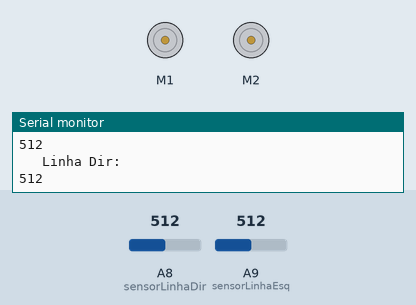
Recording of a sketch running on a simulated Arduino Mega 2560, built with avr-gcc and run on an emulated ATmega2560. On the bench: 2 × DC motor (green arrow = forward, orange = backward, longer = faster), the last lines printed to the serial monitor. The test bench sets the inputs (shaded band); at power-on: A9 (sensorLinhaEsq) = 512, A8 (sensorLinhaDir) = 512.

Above: at 1.2 s.
1.3 s: A9 (sensorLinhaEsq) set to 692
2.8 s: A9 (sensorLinhaEsq) set to 719
At 4.2 s:
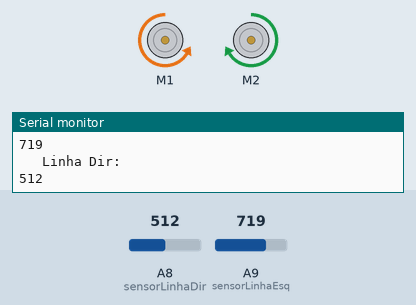
4.5 s: A8 (sensorLinhaDir) set to 684
6.0 s: A8 (sensorLinhaDir) set to 716
At 7.0 s:
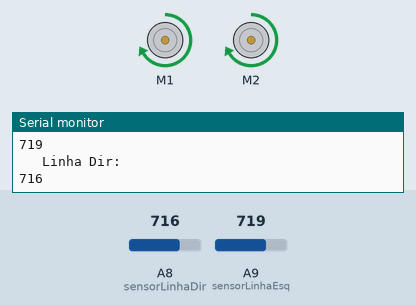
7.5 s: A9 (sensorLinhaEsq) set to 511
At 8.4 s:
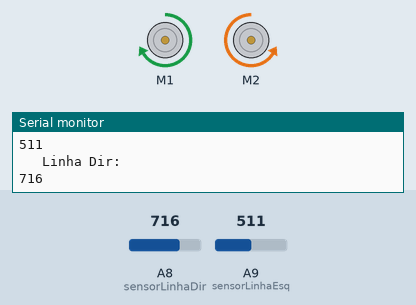
9.0 s: A9 (sensorLinhaEsq) set to 716
At 9.7 s:
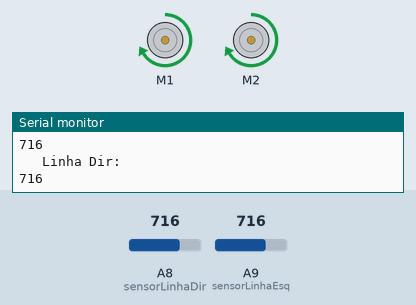
Timing chart, 0 to 11.5 s (numbered marks = the images above; inputs shaded):
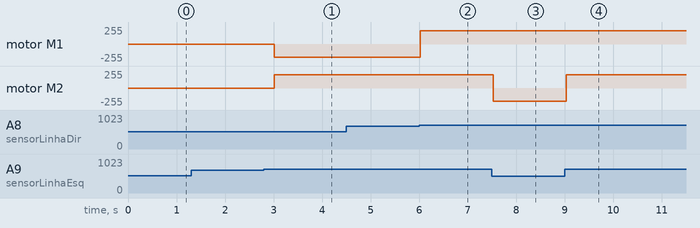

Measured:
- the behaviour switches between 700 and 701 on A9 (sensorLinhaEsq) (found by bisection; images 0 and 1)
- the behaviour switches between 700 and 701 on A8 (sensorLinhaDir) (found by bisection; images 1 and 2)
- after the input at 2.8 s, motor M1: stopped → backward 200/255 after 0.21 s; motor M2: stopped → forward 200/255 after 0.21 s
- after the input at 6.0 s, motor M1: backward 200/255 → forward 200/255 at once
- after the input at 7.5 s, motor M2: forward 200/255 → backward 200/255 at once
- after the input at 9.0 s, motor M2: backward 200/255 → forward 200/255 at once

The sketch:

MotorTest.ino
```cpp
// (licence header left out)
#include <AFMotor.h>

//Define os motores do shield que serão usados
AF_DCMotor motorDir(1), motorEsq(2);

//`Portas Analogicas do Sensor de refletancia
int sensorLinhaDir = A8;
int sensorLinhaEsq = A9;

//Valor de corte < 700 branco > preto
int ValorCorte = 700;

//Velocidade do carrinho
const int velocidade = 200;

//Valores de leitura do sensor de refletancia
int valorLinhaEsq, valorLinhaDir = 0;

void setup()
{
  Serial.begin(9600);           // set up Serial library at 9600 bps
  Serial.println("Motor test!");

  //Liga is motores
  motorDir.setSpeed(velocidade);
  motorEsq.setSpeed(velocidade);

  motorDir.run(RELEASE);
  motorEsq.run(RELEASE);
}

void loop()
{
  uint8_t i;

  valorLinhaEsq = analogRead(sensorLinhaEsq);
  valorLinhaDir = analogRead(sensorLinhaDir);

  if((valorLinhaEsq > ValorCorte)&&(valorLinhaDir > ValorCorte))
  {
    motorDir.setSpeed(velocidade);
    motorEsq.setSpeed(velocidade);

    motorDir.run(FORWARD);
    motorEsq.run(FORWARD);
  }

  if((valorLinhaEsq < ValorCorte)&&(valorLinhaDir > ValorCorte))
  {
    motorDir.setSpeed(velocidade);
    motorEsq.setSpeed(velocidade);

    motorDir.run(FORWARD);
    motorEsq.run(BACKWARD);
  }

  if((valorLinhaEsq > ValorCorte)&&(valorLinhaDir < ValorCorte))
  {
    motorDir.setSpeed(velocidade);
    motorEsq.setSpeed(velocidade);

    motorDir.run(BACKWARD);
    motorEsq.run(FORWARD);
  }

  Serial.println("Linha Esq: ");
  Serial.println(valorLinhaEsq);
  Serial.println("   Linha Dir: ");
  Serial.println(valorLinhaDir);

  delay(250);


}
```
